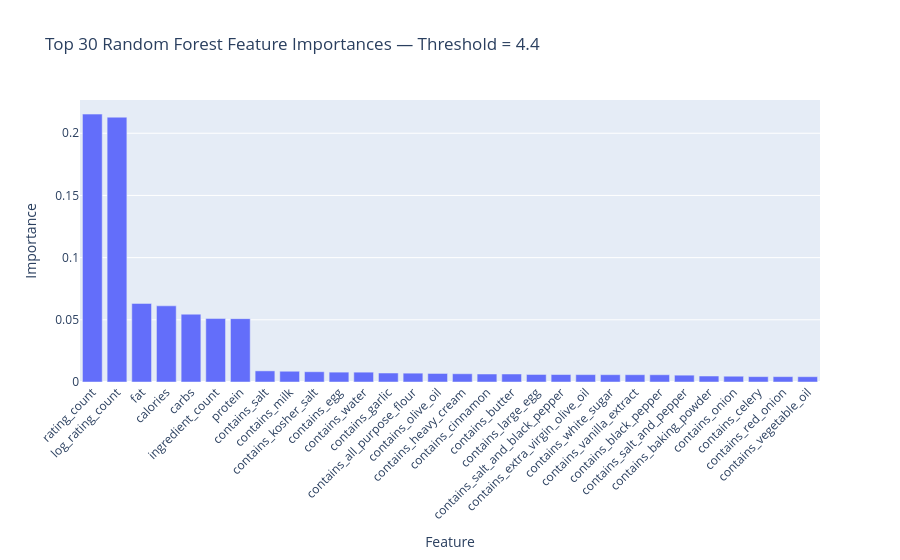

The cell this chart's notebook holds for it:
### Markdown cell above
## 14. Random Forest Feature Importance

This plot now includes the kind of features you requested:

- calories
- rating count
- fat
- ingredient count
- protein
- carbs
- ingredient indicators

These are useful for understanding which variables the Random Forest uses most.

### Code cell
rf_classifier = rf_model.named_steps["model"]

feature_importance_df = pd.DataFrame({
    "Feature": feature_cols,
    "Importance": rf_classifier.feature_importances_
}).sort_values("Importance", ascending=False)

print("Top 30 Random Forest feature importances:")
print(feature_importance_df.head(30))

fig = px.bar(
    feature_importance_df.head(30),
    x="Feature",
    y="Importance",
    title=f"Top 30 Random Forest Feature Importances — Threshold = {selected_threshold}"
)

fig.update_layout(xaxis_tickangle=-45)
fig.show()

### Figure 1 — Plotly figure (JSON) as saved in the notebook; plotly's stock layout.template omitted (floating-point values rounded to 4 significant figures)
{"data": [{"hovertemplate": "Feature=%{x}<br>Importance=%{y}<extra></extra>", "legendgroup": "", "marker": {"color": "#636efa", "pattern": {"shape": ""}}, "name": "", "orientation": "v", "showlegend": false, "textposition": "auto", "type": "bar", "x": ["rating_count", "log_rating_count", "fat", "calories", "carbs", "ingredient_count", "protein", "contains_salt", "contains_milk", "contains_kosher_salt", "contains_egg", "contains_water", "contains_garlic", "contains_all_purpose_flour", "contains_olive_oil", "contains_heavy_cream", "contains_cinnamon", "contains_butter", "contains_large_egg", "contains_salt_and_black_pepper", "contains_extra_virgin_olive_oil", "contains_white_sugar", "contains_vanilla_extract", "contains_black_pepper", "contains_salt_and_pepper", "contains_baking_powder", "contains_onion", "contains_celery", "contains_red_onion", "contains_vegetable_oil"], "xaxis": "x", "y": [0.2154, 0.2129, 0.06319, 0.06124, 0.05453, 0.05101, 0.05095, 0.008937, 0.008653, 0.00826, 0.007931, 0.007908, 0.00722, 0.007097, 0.006866, 0.006633, 0.00643, 0.006425, 0.006059, 0.00601, 0.005945, 0.005883, 0.00586, 0.005832, 0.005493, 0.004807, 0.004643, 0.004326, 0.004309, 0.00426], "yaxis": "y"}], "layout": {"barmode": "relative", "legend": {"tracegroupgap": 0}, "title": {"text": "Top 30 Random Forest Feature Importances — Threshold = 4.4"}, "xaxis": {"anchor": "y", "domain": [0, 1], "tickangle": -45, "title": {"text": "Feature"}}, "yaxis": {"anchor": "x", "domain": [0, 1], "title": {"text": "Importance"}}}}
